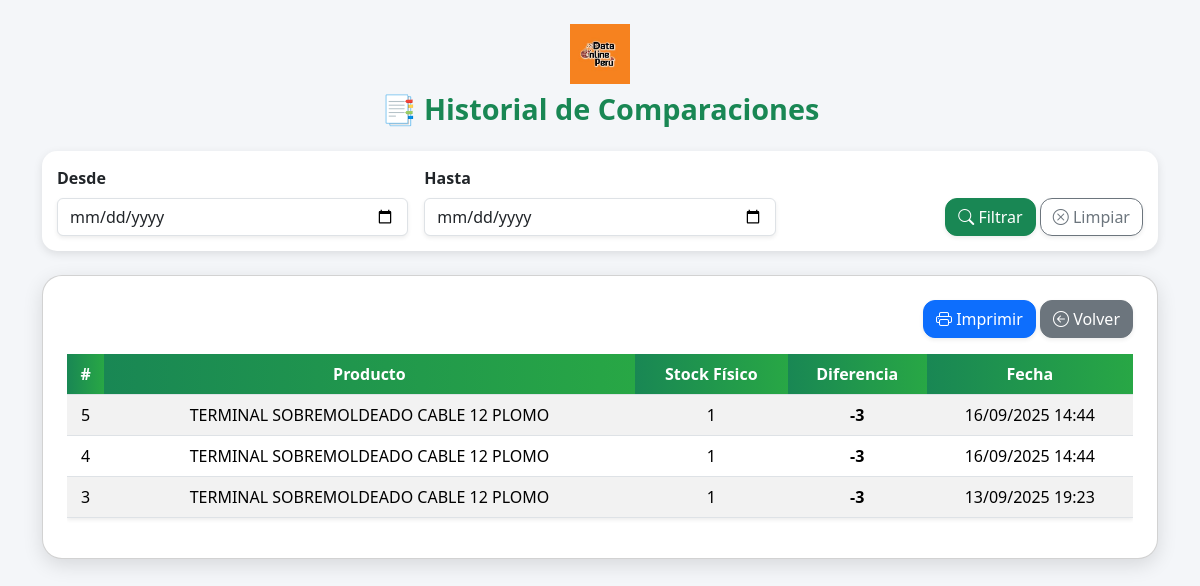
/historial.php (signed in), run on the app's committed database.
### tables this page shows
CREATE TABLE `comparativa_inventario` (
  `id` int(11) NOT NULL,
  `producto_id` int(11) NOT NULL,
  `inventario_fisico` int(11) NOT NULL,
  `diferencia` int(11) NOT NULL,
  `fecha_comparacion` datetime NOT NULL
);

CREATE TABLE `productos` (
  `id` int(11) NOT NULL,
  `id_categoria` int(11) DEFAULT NULL,
  `codigo` varchar(50) NOT NULL,
  `nombre` varchar(100) NOT NULL,
  `unidad_medida` enum('par','carrete','rollos','unidades','metros','cajas','paquetes','cientos','docenas','otros') NOT NULL,
  `estado` enum('activo','inactivo') NOT NULL DEFAULT 'activo',
  `precio_unitario` decimal(10,2) NOT NULL DEFAULT 0.00,
  `precio_total` decimal(12,2) NOT NULL DEFAULT 0.00
);

### historial.php (the view, shortened to what this page needs)
<?php
include 'conexion.php';
$where = "";
$query = "
    SELECT c.id, p.nombre, c.inventario_fisico, c.diferencia, c.fecha_comparacion
    FROM comparativa_inventario c
    JOIN productos p ON c.producto_id = p.id
    $where
    ORDER BY c.fecha_comparacion DESC
";
$resultado = $conexion->query($query);
?>
<!DOCTYPE html>
<html lang="es">
<head>
    <link href="https://cdn.jsdelivr.net/npm/bootstrap@5.3.2/dist/css/bootstrap.min.css" rel="stylesheet">
    <link href="https://cdn.jsdelivr.net/npm/bootstrap-icons/font/bootstrap-icons.css" rel="stylesheet">
</head>
<body>
<div class="container mt-4 fade-in">
    <div class="text-center mb-4">
        <img src="logo.png" alt="Logo" class="logo mb-2">
        <h2 class="titulo">📑 Historial de Comparaciones</h2>
    </div>
    <div class="filtro-box mb-4 no-print">
        <form method="GET" class="row g-3 align-items-end">
            <div class="col-md-4">
                <label for="fecha_inicio" class="form-label fw-semibold">Desde</label>
                <input type="date" name="fecha_inicio" id="fecha_inicio" class="form-control shadow-sm" value="<?= $_GET['fecha_inicio'] ?? '' ?>">
            </div>
            <div class="col-md-4">
                <label for="fecha_fin" class="form-label fw-semibold">Hasta</label>
                <input type="date" name="fecha_fin" id="fecha_fin" class="form-control shadow-sm" value="<?= $_GET['fecha_fin'] ?? '' ?>">
            </div>
            <div class="col-md-4 text-end">
                <button type="submit" class="btn btn-success shadow-sm">
                    <i class="bi bi-search"></i> Filtrar
                </button>
                <a href="historial.php" class="btn btn-outline-secondary shadow-sm">
                    <i class="bi bi-x-circle"></i> Limpiar
                </a>
            </div>
        </form>
    </div>
    <div class="card p-4">
        <div class="mb-3 text-end no-print">
            <button id="btnImprimir" class="btn btn-primary shadow-sm">
                <i class="bi bi-printer"></i> Imprimir
            </button>
            <a href="diferencias.php" class="btn btn-secondary shadow-sm">
                <i class="bi bi-arrow-left-circle"></i> Volver
            </a>
        </div>
        <div class="table-responsive">
            <table class="table table-striped table-hover shadow-sm">
                <thead>
                    <tr>
                        <th>#</th>
                        <th>Producto</th>
                        <th>Stock Físico</th>
                        <th>Diferencia</th>
                        <th>Fecha</th>
                    </tr>
                </thead>
                <tbody>
                    <?php if ($resultado->num_rows > 0): ?>
                        <?php while ($row = $resultado->fetch_assoc()): ?>
                        <tr>
                            <td><?= $row['id'] ?></td>
                            <td><?= htmlspecialchars($row['nombre']) ?></td>
                            <td><?= $row['inventario_fisico'] ?></td>
                            <td class="<?php
                                if ($row['diferencia'] > 0) echo 'diferencia-positiva';
                                elseif ($row['diferencia'] < 0) echo 'diferencia-negativa';
                                else echo 'diferencia-cero';
                            ?>">
                                <?= $row['diferencia'] ?>
                            </td>
                            <td><?= date("d/m/Y H:i", strtotime($row['fecha_comparacion'])) ?></td>
                        </tr>
                        <?php endwhile; ?>
                    <?php else: ?>
                        <tr>
                            <td colspan="5" class="text-muted">⚠️ No se encontraron registros en este rango.</td>
                        </tr>
                    <?php endif; ?>
                </tbody>
            </table>
        </div>
    </div>
</div>
</body>
</html>

### historial.php (style rules this page uses)
body { background: #f4f6f9; font-family: 'Segoe UI', Tahoma, Geneva, Verdana, sans-serif; }
.card { border-radius: 20px; box-shadow: 0 6px 20px rgba(0,0,0,0.12); }
.table thead th { background: linear-gradient(90deg, #198754, #28a745); color: white; text-align: center; }
td, th { text-align: center; vertical-align: middle; }
.btn { border-radius: 12px; transition: all 0.3s ease; }
.diferencia-negativa { color: red; font-weight: bold; }
.logo { height: 60px; }
.titulo { font-size: 1.8rem; font-weight: 700; color: #198754; }
.filtro-box { background: #ffffff; border-radius: 15px; padding: 15px; box-shadow: 0 3px 10px rgba(0,0,0,0.1); animation: fadeIn 0.8s ease; }
.fade-in { animation: fadeIn 1s ease-in-out; }

### data on the page
comparativa_inventario: id "5", producto.nombre "TERMINAL SOBREMOLDEADO CABLE 12 PLOMO", inventario_fisico "1", diferencia "-3", fecha_comparacion "16/09/2025 14:44"
comparativa_inventario: id "4", producto.nombre "TERMINAL SOBREMOLDEADO CABLE 12 PLOMO", inventario_fisico "1", diferencia "-3", fecha_comparacion "16/09/2025 14:44"
comparativa_inventario: id "3", producto.nombre "TERMINAL SOBREMOLDEADO CABLE 12 PLOMO", inventario_fisico "1", diferencia "-3", fecha_comparacion "13/09/2025 19:23"
